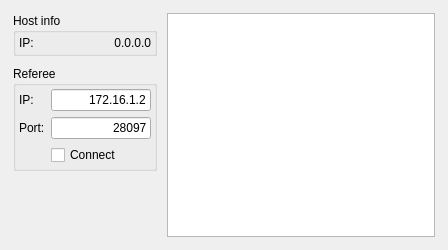
<?xml version="1.0" encoding="UTF-8"?>
<ui version="4.0">
 <class>RefereeBoxClient</class>
 <widget class="QWidget" name="RefereeBoxClient">
  <property name="geometry">
   <rect>
    <x>0</x>
    <y>0</y>
    <width>448</width>
    <height>250</height>
   </rect>
  </property>
  <property name="sizePolicy">
   <sizepolicy hsizetype="Minimum" vsizetype="Preferred">
    <horstretch>0</horstretch>
    <verstretch>0</verstretch>
   </sizepolicy>
  </property>
  <property name="windowTitle">
   <string>RefereeBoxClient</string>
  </property>
  <layout class="QVBoxLayout" name="verticalLayout">
   <property name="spacing">
    <number>6</number>
   </property>
   <property name="leftMargin">
    <number>10</number>
   </property>
   <property name="topMargin">
    <number>10</number>
   </property>
   <property name="rightMargin">
    <number>10</number>
   </property>
   <property name="bottomMargin">
    <number>10</number>
   </property>
   <item>
    <layout class="QHBoxLayout" name="horizontalLayout" stretch="0,1">
     <property name="spacing">
      <number>10</number>
     </property>
     <property name="leftMargin">
      <number>3</number>
     </property>
     <property name="topMargin">
      <number>3</number>
     </property>
     <property name="rightMargin">
      <number>3</number>
     </property>
     <property name="bottomMargin">
      <number>3</number>
     </property>
     <item>
      <layout class="QVBoxLayout" name="verticalLayout_2">
       <item>
        <widget class="QGroupBox" name="groupBox">
         <property name="title">
          <string>Host info</string>
         </property>
         <layout class="QVBoxLayout" name="verticalLayout_3">
          <property name="leftMargin">
           <number>3</number>
          </property>
          <property name="topMargin">
           <number>3</number>
          </property>
          <property name="rightMargin">
           <number>3</number>
          </property>
          <property name="bottomMargin">
           <number>3</number>
          </property>
          <item>
           <layout class="QHBoxLayout" name="horizontalLayout_2">
            <property name="spacing">
             <number>10</number>
            </property>
            <item>
             <widget class="QLabel" name="label">
              <property name="text">
               <string>IP:</string>
              </property>
             </widget>
            </item>
            <item>
             <widget class="QLabel" name="lblOwnIP">
              <property name="text">
               <string>0.0.0.0</string>
              </property>
              <property name="alignment">
               <set>Qt::AlignRight|Qt::AlignTrailing|Qt::AlignVCenter</set>
              </property>
             </widget>
            </item>
           </layout>
          </item>
         </layout>
        </widget>
       </item>
       <item>
        <widget class="QGroupBox" name="groupBox_2">
         <property name="title">
          <string>Referee</string>
         </property>
         <layout class="QVBoxLayout" name="verticalLayout_4">
          <property name="leftMargin">
           <number>3</number>
          </property>
          <property name="topMargin">
           <number>3</number>
          </property>
          <property name="rightMargin">
           <number>3</number>
          </property>
          <property name="bottomMargin">
           <number>3</number>
          </property>
          <item>
           <layout class="QFormLayout" name="formLayout">
            <item row="0" column="0">
             <widget class="QLabel" name="label_2">
              <property name="text">
               <string>IP:</string>
              </property>
             </widget>
            </item>
            <item row="0" column="1">
             <widget class="QLineEdit" name="lnedtIP">
              <property name="sizePolicy">
               <sizepolicy hsizetype="Expanding" vsizetype="Preferred">
                <horstretch>0</horstretch>
                <verstretch>0</verstretch>
               </sizepolicy>
              </property>
              <property name="minimumSize">
               <size>
                <width>100</width>
                <height>0</height>
               </size>
              </property>
              <property name="maximumSize">
               <size>
                <width>100</width>
                <height>30</height>
               </size>
              </property>
              <property name="text">
               <string>172.16.1.2</string>
              </property>
              <property name="alignment">
               <set>Qt::AlignRight|Qt::AlignTrailing|Qt::AlignVCenter</set>
              </property>
             </widget>
            </item>
            <item row="1" column="0">
             <widget class="QLabel" name="label_3">
              <property name="text">
               <string>Port:</string>
              </property>
             </widget>
            </item>
            <item row="1" column="1">
             <widget class="QLineEdit" name="lnedtPort">
              <property name="sizePolicy">
               <sizepolicy hsizetype="Expanding" vsizetype="Maximum">
                <horstretch>0</horstretch>
                <verstretch>0</verstretch>
               </sizepolicy>
              </property>
              <property name="minimumSize">
               <size>
                <width>100</width>
                <height>0</height>
               </size>
              </property>
              <property name="maximumSize">
               <size>
                <width>100</width>
                <height>30</height>
               </size>
              </property>
              <property name="text">
               <string>28097</string>
              </property>
              <property name="alignment">
               <set>Qt::AlignRight|Qt::AlignTrailing|Qt::AlignVCenter</set>
              </property>
             </widget>
            </item>
            <item row="2" column="1">
             <widget class="QCheckBox" name="chckConnect">
              <property name="sizePolicy">
               <sizepolicy hsizetype="Maximum" vsizetype="Fixed">
                <horstretch>0</horstretch>
                <verstretch>0</verstretch>
               </sizepolicy>
              </property>
              <property name="minimumSize">
               <size>
                <width>100</width>
                <height>0</height>
               </size>
              </property>
              <property name="text">
               <string>Connect</string>
              </property>
              <property name="tristate">
               <bool>false</bool>
              </property>
             </widget>
            </item>
           </layout>
          </item>
         </layout>
        </widget>
       </item>
       <item>
        <spacer name="verticalSpacer">
         <property name="orientation">
          <enum>Qt::Vertical</enum>
         </property>
         <property name="sizeHint" stdset="0">
          <size>
           <width>20</width>
           <height>40</height>
          </size>
         </property>
        </spacer>
       </item>
      </layout>
     </item>
     <item>
      <widget class="QTextBrowser" name="txtRecv">
       <property name="sizePolicy">
        <sizepolicy hsizetype="Expanding" vsizetype="Maximum">
         <horstretch>0</horstretch>
         <verstretch>0</verstretch>
        </sizepolicy>
       </property>
       <property name="minimumSize">
        <size>
         <width>0</width>
         <height>100</height>
        </size>
       </property>
       <property name="maximumSize">
        <size>
         <width>100000</width>
         <height>100000</height>
        </size>
       </property>
      </widget>
     </item>
    </layout>
   </item>
  </layout>
 </widget>
 <resources/>
 <connections/>
</ui>
